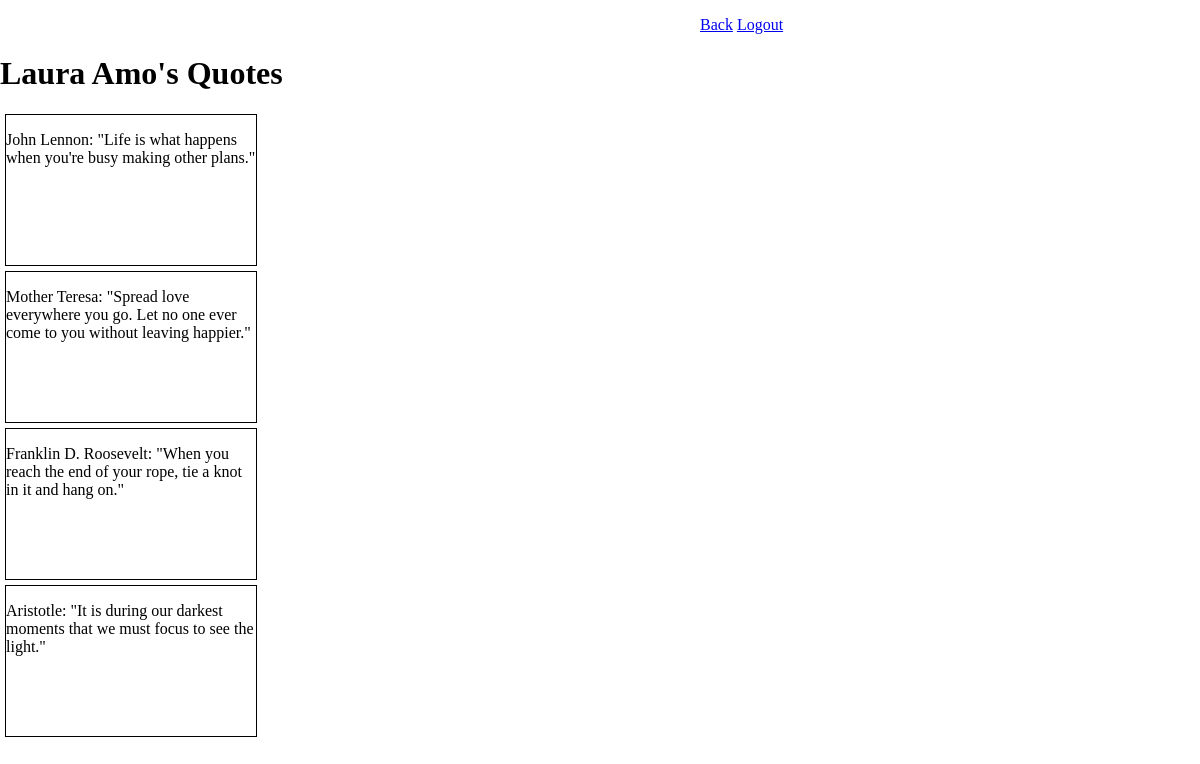
The app's page /user/3 (signed in) with its own data.
### belt_exam_app/models.py (models this page shows, shortened)
class User(models.Model):
    first_name = models.CharField(max_length=255)
    last_name = models.CharField(max_length=255)
    email = models.CharField(max_length=255)
    password = models.CharField(max_length=255)
    created_at = models.DateTimeField(auto_now_add=True)
    updated_at = models.DateTimeField(auto_now_add=True)
    objects = UserManager()

class Quote(models.Model):
    author = models.CharField(max_length=255, null= True)
    content = models.TextField()
    user = models.ForeignKey(User,related_name="quotes",on_delete=models.CASCADE)    # one to many
    likes = models.ManyToManyField(User, related_name="liked_quotes")    # many to many
    created_at = models.DateTimeField(auto_now_add=True)
    updated_at = models.DateTimeField(auto_now_add=True)
    objects = QuoteManager()

### belt_exam_app/views.py (the view)
# urls.py: path("user/<int:userID>", views.user_quotes),
def user_quotes(request, userID):
    context = {
        "addedQuotes" : Quote.objects.filter(user= userID),
        "userLoggedIn" : User.objects.get(id= request.session["userLoggedIn"]),
        "userWhoQuoted" : User.objects.get(id= userID)
    }
    return render(request, "user_quotes.html", context)

### belt_exam_app/templates/user_quotes.html (shortened to what this page needs)
<!DOCTYPE html>
<html lang="en">
<head>
    {% load static %}
    <link rel="stylesheet" href="{% static 'css/style.css' %}">
</head>
<body>
    <p style="margin-left: 700px;"><a href="/quotes">Back</a> <a href="/logout">Logout</a></p>
    <h1> {{userWhoQuoted.first_name}} {{userWhoQuoted.last_name}}'s Quotes</h1>
    {% for quote in addedQuotes %}
    <div class="quote_container">
        <p>{{quote.author}}: {{quote.content}}</p>
    </div>
    {% endfor %}
</body>
</html>

### belt_exam_app/static/css/style.css (style rules this page uses)
body { margin: 0px; }
.quote_container { width: 250px; height: 150px; border: 1px solid black; padding: 5x; margin: 5px; text-align: left; }

### records on screen
User: first_name "Laura", last_name "Amo"
Quote: author "John Lennon", content "\"Life is what happens when you're busy making other plans.\""
Quote: author "Mother Teresa", content "\"Spread love everywhere you go. Let no one ever come to you without leaving happier.\""
Quote: author "Franklin D. Roosevelt", content "\"When you reach the end of your rope, tie a knot in it and hang on.\""
Quote: author "Aristotle", content "\"It is during our darkest moments that we must focus to see the light.\""
